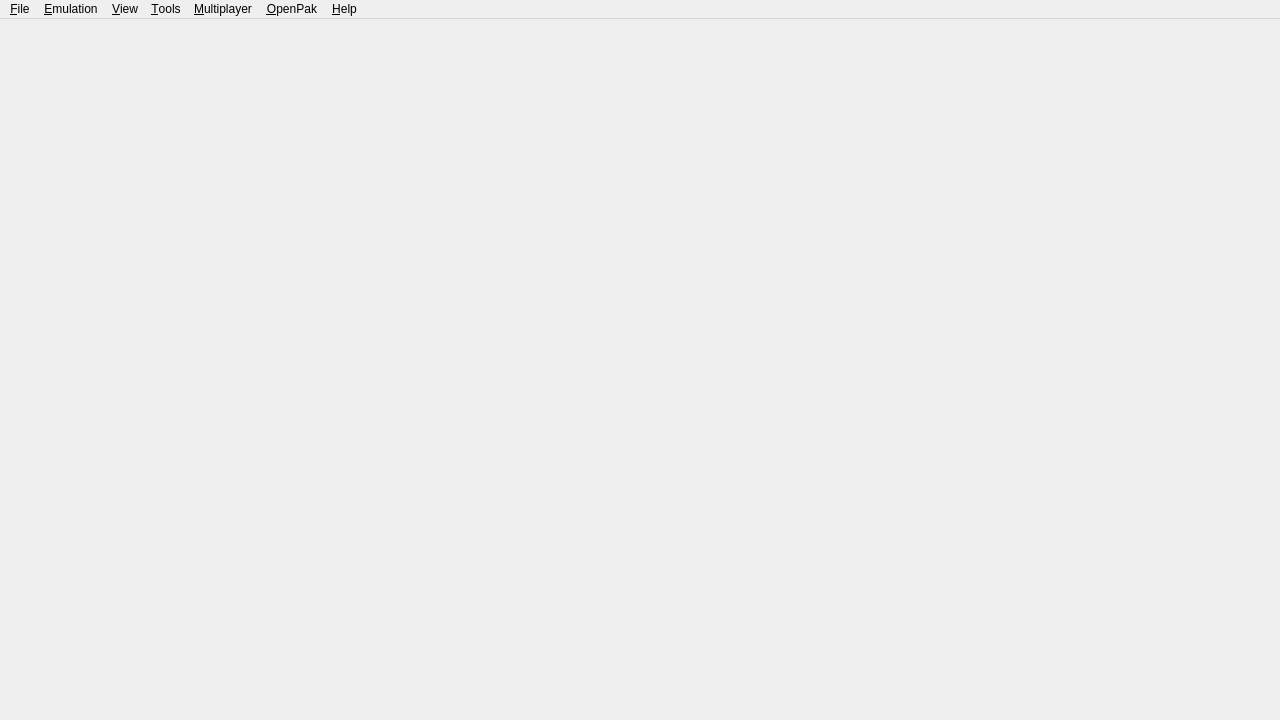
<?xml version="1.0" encoding="UTF-8"?>
<ui version="4.0">
 <class>MainWindow</class>
 <widget class="QMainWindow" name="MainWindow">
  <property name="geometry">
   <rect>
    <x>0</x>
    <y>0</y>
    <width>1280</width>
    <height>720</height>
   </rect>
  </property>
  <property name="windowTitle">
   <string>citron</string>
  </property>
  <property name="windowIcon">
   <iconset resource="citron.qrc">
    <normaloff>:/img/citron.ico</normaloff>:/img/citron.ico</iconset>
  </property>
  <property name="tabShape">
   <enum>QTabWidget::Rounded</enum>
  </property>
  <property name="dockNestingEnabled">
   <bool>true</bool>
  </property>
  <widget class="QWidget" name="centralwidget">
   <layout class="QHBoxLayout" name="horizontalLayout">
    <property name="leftMargin">
     <number>0</number>
    </property>
    <property name="topMargin">
     <number>0</number>
    </property>
    <property name="rightMargin">
     <number>0</number>
    </property>
    <property name="bottomMargin">
     <number>0</number>
    </property>
   </layout>
  </widget>
  <widget class="QMenuBar" name="menubar">
   <property name="geometry">
    <rect>
     <x>0</x>
     <y>0</y>
     <width>1280</width>
     <height>21</height>
    </rect>
   </property>
   <widget class="QMenu" name="menu_File">
    <property name="title">
     <string>&amp;File</string>
    </property>
    <widget class="QMenu" name="menu_recent_files">
     <property name="title">
      <string>&amp;Recent Files</string>
     </property>
    </widget>
    <addaction name="action_Install_File_NAND"/>
    <addaction name="action_Trim_XCI_File"/>
    <addaction name="separator"/>
    <addaction name="action_Load_File"/>
    <addaction name="action_Load_Folder"/>
    <addaction name="separator"/>
    <addaction name="menu_recent_files"/>
    <addaction name="separator"/>
    <addaction name="action_Load_Amiibo"/>
    <addaction name="separator"/>
    <addaction name="action_Open_citron_Folder"/>
    <addaction name="separator"/>
    <addaction name="action_Exit"/>
   </widget>
   <widget class="QMenu" name="menu_Emulation">
    <property name="title">
     <string>&amp;Emulation</string>
    </property>
    <addaction name="action_Pause"/>
    <addaction name="action_Stop"/>
    <addaction name="action_Restart"/>
    <addaction name="separator"/>
    <addaction name="action_Configure"/>
    <addaction name="action_Configure_Current_Game"/>
   </widget>
   <widget class="QMenu" name="menu_View">
    <property name="title">
     <string>&amp;View</string>
    </property>
    <widget class="QMenu" name="menu_Reset_Window_Size">
     <property name="title">
      <string>&amp;Reset Window Size</string>
     </property>
    </widget>
    <widget class="QMenu" name="menu_View_Debugging">
     <property name="title">
      <string>&amp;Debugging</string>
     </property>
    </widget>
    <action name="action_Reset_Window_Size_720">
     <property name="text">
      <string>Reset Window Size to &amp;720p</string>
     </property>
     <property name="iconText">
      <string>Reset Window Size to 720p</string>
     </property>
    </action>
    <action name="action_Reset_Window_Size_900">
     <property name="text">
      <string>Reset Window Size to &amp;900p</string>
     </property>
     <property name="iconText">
      <string>Reset Window Size to 900p</string>
     </property>
    </action>
    <action name="action_Reset_Window_Size_1080">
     <property name="text">
      <string>Reset Window Size to &amp;1080p</string>
     </property>
     <property name="iconText">
      <string>Reset Window Size to 1080p</string>
     </property>
    </action>
    <addaction name="action_Fullscreen"/>
    <addaction name="action_Single_Window_Mode"/>
    <addaction name="action_Display_Dock_Widget_Headers"/>
    <addaction name="action_Show_Filter_Bar"/>
    <addaction name="action_Show_Status_Bar"/>
    <addaction name="action_Show_Performance_Overlay"/>
    <addaction name="action_Show_Vram_Overlay"/>
    <addaction name="action_Show_Multiplayer_Room_Overlay"/>
    <addaction name="actionControllerOverlay"/>
    <addaction name="action_Toggle_Grid_View"/>
    <addaction name="separator"/>
    <addaction name="menu_Reset_Window_Size"/>
    <addaction name="menu_View_Debugging"/>
   </widget>
   <widget class="QMenu" name="menu_Multiplayer">
    <property name="enabled">
     <bool>true</bool>
    </property>
    <property name="title">
     <string>&amp;Multiplayer</string>
    </property>
    <addaction name="action_View_Lobby"/>
    <addaction name="action_Start_Room"/>
    <addaction name="action_Connect_To_Room"/>
    <addaction name="separator"/>
    <addaction name="action_Show_Room"/>
    <addaction name="action_Leave_Room"/>
   </widget>
   <widget class="QMenu" name="menu_NexTendo">
    <property name="title">
     <string>&amp;OpenPak</string>
    </property>
    <addaction name="action_Nextendo_Open_Account"/>
    <addaction name="action_Nextendo_Population"/>
    <addaction name="action_Nextendo_Sign_In"/>
    <addaction name="action_Nextendo_Sign_Out"/>
    <addaction name="separator"/>
    <addaction name="action_Nextendo_Enable_Redirection"/>
   </widget>
   <widget class="QMenu" name="menu_Tools">
    <property name="title">
     <string>&amp;Tools</string>
    </property>
    <widget class="QMenu" name="menu_cabinet_applet">
     <property name="title">
      <string>&amp;Amiibo</string>
     </property>
     <addaction name="action_Load_Cabinet_Nickname_Owner"/>
     <addaction name="action_Load_Cabinet_Eraser"/>
     <addaction name="action_Load_Cabinet_Restorer"/>
     <addaction name="action_Load_Cabinet_Formatter"/>
    </widget>
    <widget class="QMenu" name="menuTAS">
     <property name="title">
      <string>&amp;TAS</string>
     </property>
     <addaction name="action_TAS_Start"/>
     <addaction name="action_TAS_Record"/>
     <addaction name="action_TAS_Reset"/>
     <addaction name="separator"/>
     <addaction name="action_Configure_Tas"/>
    </widget>
    <addaction name="action_Install_Keys"/>
    <addaction name="action_Install_Firmware"/>
    <addaction name="action_Verify_installed_contents"/>
    <addaction name="separator"/>
    <addaction name="action_Load_Home_Menu"/>
    <addaction name="menu_cabinet_applet"/>
    <addaction name="action_Load_Album"/>
    <addaction name="action_Load_Mii_Edit"/>
    <addaction name="action_Open_Controller_Menu"/>
    <addaction name="separator"/>
    <addaction name="action_Capture_Screenshot"/>
    <addaction name="menuTAS"/>
   </widget>
   <widget class="QMenu" name="menu_Help">
    <property name="title">
     <string>&amp;Help</string>
    </property>
    <addaction name="action_Report_Compatibility"/>
    <addaction name="action_Open_Support"/>
    <addaction name="separator"/>
    <addaction name="action_Open_Log_Folder"/>
    <addaction name="separator"/>
    <addaction name="action_Check_For_Updates"/>
    <addaction name="separator"/>
    <addaction name="action_About"/>
   </widget>
   <addaction name="menu_File"/>
   <addaction name="menu_Emulation"/>
   <addaction name="menu_View"/>
   <addaction name="menu_Tools"/>
   <addaction name="menu_Multiplayer"/>
   <addaction name="menu_NexTendo"/>
   <addaction name="menu_Help"/>
  </widget>
  <action name="action_Install_File_NAND">
   <property name="enabled">
    <bool>true</bool>
   </property>
   <property name="text">
    <string>&amp;Install Files to NAND...</string>
   </property>
  </action>
  <action name="action_Trim_XCI_File">
   <property name="enabled">
    <bool>true</bool>
   </property>
   <property name="text">
    <string>&amp;Trim XCI File...</string>
   </property>
  </action>
  <action name="action_Load_File">
   <property name="text">
    <string>L&amp;oad File...</string>
   </property>
  </action>
  <action name="action_Load_Folder">
   <property name="text">
    <string>Load &amp;Folder...</string>
   </property>
  </action>
  <action name="action_Exit">
   <property name="text">
    <string>E&amp;xit</string>
   </property>
  </action>
  <action name="action_Pause">
   <property name="enabled">
    <bool>false</bool>
   </property>
   <property name="text">
    <string>&amp;Pause</string>
   </property>
  </action>
  <action name="action_Stop">
   <property name="enabled">
    <bool>false</bool>
   </property>
   <property name="text">
    <string>&amp;Stop</string>
   </property>
  </action>
  <action name="action_Verify_installed_contents">
   <property name="text">
    <string>&amp;Verify Installed Contents</string>
   </property>
  </action>
  <action name="action_About">
   <property name="text">
    <string>&amp;About citron-neo: The switch fell off</string>
   </property>
  </action>
  <action name="action_Check_For_Updates">
   <property name="text">
    <string>Check for &amp;Updates...</string>
   </property>
  </action>
  <action name="action_Single_Window_Mode">
   <property name="checkable">
    <bool>true</bool>
   </property>
   <property name="text">
    <string>Single &amp;Window Mode</string>
   </property>
  </action>
  <action name="action_Configure">
   <property name="text">
    <string>Con&amp;figure...</string>
   </property>
   <property name="menuRole">
    <enum>QAction::PreferencesRole</enum>
   </property>
  </action>
  <action name="action_Display_Dock_Widget_Headers">
   <property name="checkable">
    <bool>true</bool>
   </property>
   <property name="text">
    <string>Display D&amp;ock Widget Headers</string>
   </property>
  </action>
  <action name="action_Show_Filter_Bar">
   <property name="checkable">
    <bool>true</bool>
   </property>
   <property name="text">
    <string>Show &amp;Filter Bar</string>
   </property>
  </action>
  <action name="action_Show_Status_Bar">
   <property name="checkable">
    <bool>true</bool>
   </property>
   <property name="text">
    <string>Show &amp;Status Bar</string>
   </property>
   <property name="iconText">
    <string>Show Status Bar</string>
   </property>
  </action>
  <action name="action_Show_Performance_Overlay">
   <property name="checkable">
    <bool>true</bool>
   </property>
   <property name="text">
    <string>Show &amp;Performance Overlay</string>
   </property>
   <property name="iconText">
    <string>Show Performance Overlay</string>
   </property>
  </action>
  <action name="action_Show_Vram_Overlay">
   <property name="checkable">
    <bool>true</bool>
   </property>
   <property name="text">
    <string>Show &amp;VRAM Monitor</string>
   </property>
   <property name="iconText">
    <string>Show VRAM Monitor</string>
   </property>
  </action>
  <action name="action_Show_Multiplayer_Room_Overlay">
    <property name="checkable">
      <bool>true</bool>
    </property>
    <property name="text">
      <string>Show &amp;Multiplayer Room Overlay</string>
    </property>
    <property name="iconText">
      <string>Show Multiplayer Room Overlay</string>
    </property>
  </action>
  <action name="actionControllerOverlay">
   <property name="checkable">
    <bool>true</bool>
   </property>
   <property name="text">
    <string>Show Controller Overlay</string>
   </property>
  </action>
  <action name="action_Toggle_Grid_View">
   <property name="checkable">
    <bool>true</bool>
   </property>
   <property name="text">
    <string>&amp;Grid View</string>
   </property>
   <property name="iconText">
    <string>Grid View</string>
   </property>
  </action>
  <action name="action_View_Lobby">
   <property name="enabled">
    <bool>true</bool>
   </property>
   <property name="text">
    <string>&amp;Browse Public Game Lobby</string>
   </property>
  </action>
  <action name="action_Nextendo_Open_Account">
   <property name="text">
    <string>&amp;Open Account Page</string>
   </property>
  </action>
  <action name="action_Nextendo_Population">
   <property name="text">
    <string>&amp;Population</string>
   </property>
  </action>
  <action name="action_Nextendo_Sign_In">
   <property name="text">
    <string>&amp;Sign In</string>
   </property>
  </action>
  <action name="action_Nextendo_Sign_Out">
   <property name="enabled">
    <bool>false</bool>
   </property>
   <property name="text">
    <string>Sign &amp;Out</string>
   </property>
  </action>
  <action name="action_Nextendo_Enable_Redirection">
   <property name="checkable">
    <bool>true</bool>
   </property>
   <property name="text">
    <string>&amp;Enable Network Redirection</string>
   </property>
  </action>
  <action name="action_Start_Room">
   <property name="enabled">
    <bool>true</bool>
   </property>
   <property name="text">
    <string>&amp;Create Room</string>
   </property>
  </action>
  <action name="action_Leave_Room">
   <property name="enabled">
    <bool>false</bool>
   </property>
   <property name="text">
    <string>&amp;Leave Room</string>
   </property>
  </action>
  <action name="action_Connect_To_Room">
   <property name="text">
    <string>&amp;Direct Connect to Room</string>
   </property>
  </action>
  <action name="action_Show_Room">
   <property name="enabled">
    <bool>false</bool>
   </property>
   <property name="text">
    <string>&amp;Show Current Room</string>
   </property>
  </action>
  <action name="action_Fullscreen">
   <property name="checkable">
    <bool>true</bool>
   </property>
   <property name="text">
    <string>F&amp;ullscreen</string>
   </property>
  </action>
  <action name="action_Restart">
   <property name="enabled">
    <bool>false</bool>
   </property>
   <property name="text">
    <string>&amp;Restart</string>
   </property>
  </action>
  <action name="action_Load_Amiibo">
   <property name="enabled">
    <bool>false</bool>
   </property>
   <property name="text">
    <string>Load/Remove &amp;Amiibo...</string>
   </property>
  </action>
  <action name="action_Report_Compatibility">
   <property name="enabled">
    <bool>false</bool>
   </property>
   <property name="text">
    <string>&amp;Report Compatibility</string>
   </property>
   <property name="visible">
    <bool>false</bool>
   </property>
  </action>
  <action name="action_Open_Support">
   <property name="text">
    <string>Get &amp;Support (Discord)</string>
   </property>
  </action>
  <action name="action_Open_citron_Folder">
   <property name="text">
    <string>Open &amp;citron Folder</string>
   </property>
  </action>
  <action name="action_Open_Log_Folder">
   <property name="text">
    <string>Open &amp;Log Folder</string>
   </property>
  </action>
  <action name="action_Capture_Screenshot">
   <property name="enabled">
    <bool>false</bool>
   </property>
   <property name="text">
    <string>&amp;Capture Screenshot</string>
   </property>
  </action>
  <action name="action_Load_Album">
   <property name="text">
    <string>Open &amp;Album</string>
   </property>
  </action>
  <action name="action_Load_Cabinet_Nickname_Owner">
   <property name="text">
    <string>&amp;Set Nickname and Owner</string>
   </property>
  </action>
  <action name="action_Load_Cabinet_Eraser">
   <property name="text">
    <string>&amp;Delete Game Data</string>
   </property>
  </action>
  <action name="action_Load_Cabinet_Restorer">
   <property name="text">
    <string>&amp;Restore Amiibo</string>
   </property>
  </action>
  <action name="action_Load_Cabinet_Formatter">
   <property name="text">
    <string>&amp;Format Amiibo</string>
   </property>
  </action>
  <action name="action_Load_Mii_Edit">
   <property name="text">
    <string>Open &amp;Mii Editor</string>
   </property>
  </action>
  <action name="action_Load_Home_Menu">
   <property name="text">
    <string>Open &amp;Home Menu</string>
   </property>
  </action>
  <action name="action_Configure_Tas">
   <property name="text">
    <string>&amp;Configure TAS...</string>
   </property>
   <property name="menuRole">
    <enum>QAction::NoRole</enum>
   </property>
  </action>
  <action name="action_Configure_Current_Game">
   <property name="enabled">
    <bool>false</bool>
   </property>
   <property name="text">
    <string>Configure C&amp;urrent Game...</string>
   </property>
   <property name="menuRole">
    <enum>QAction::NoRole</enum>
   </property>
  </action>
  <action name="action_TAS_Start">
   <property name="enabled">
    <bool>false</bool>
   </property>
   <property name="text">
    <string>&amp;Start</string>
   </property>
  </action>
  <action name="action_TAS_Reset">
   <property name="enabled">
    <bool>false</bool>
   </property>
   <property name="text">
    <string>&amp;Reset</string>
   </property>
  </action>
  <action name="action_TAS_Record">
   <property name="enabled">
    <bool>false</bool>
   </property>
   <property name="text">
    <string>R&amp;ecord</string>
   </property>
  </action>
  <action name="action_Open_Controller_Menu">
   <property name="text">
    <string>Open &amp;Controller Menu</string>
   </property>
  </action>
  <action name="action_Install_Firmware">
   <property name="text">
    <string>Install Firmware</string>
   </property>
  </action>
  <action name="action_Install_Keys">
   <property name="text">
    <string>Install Decryption Keys</string>
   </property>
  </action>
 </widget>
 <resources>
  <include location="citron.qrc"/>
 </resources>
 <connections/>
</ui>
